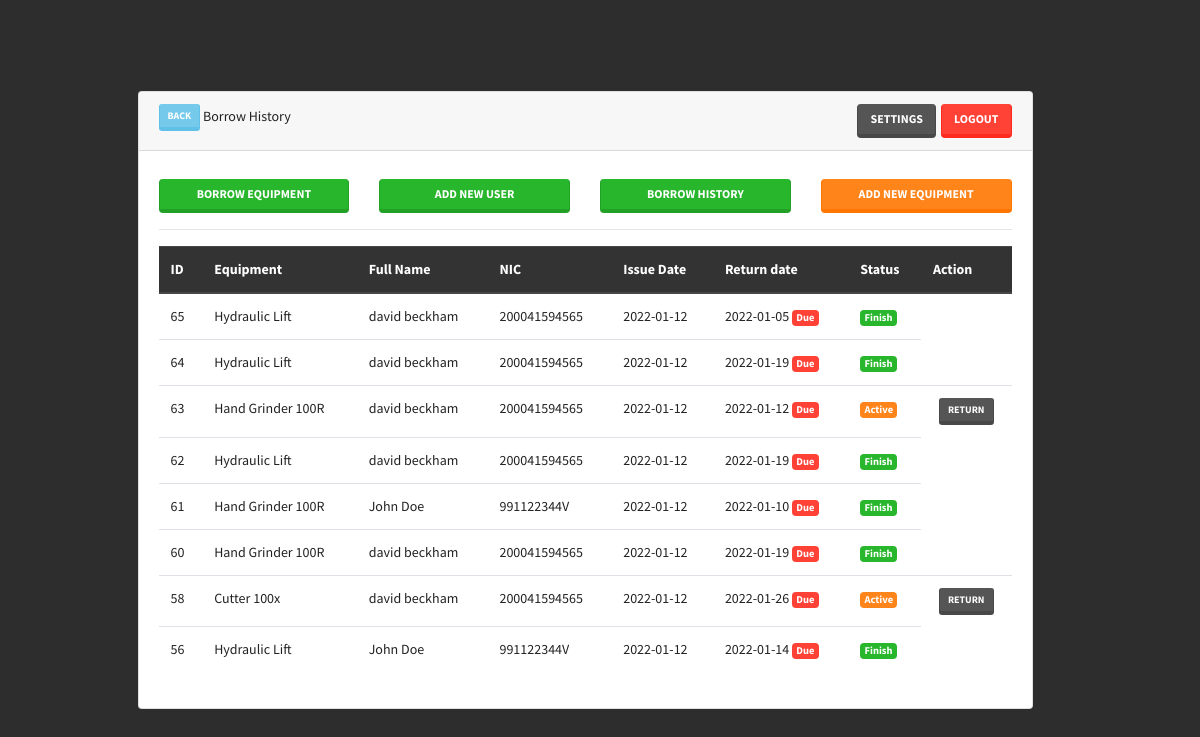
The app's page /borrow-history.php (signed in) with its own data.
### tables this page shows
CREATE TABLE `borrowequipment` (
  `id` int(11) NOT NULL,
  `equipmentid` varchar(255) DEFAULT NULL,
  `userid` varchar(255) DEFAULT NULL,
  `issuedate` varchar(255) DEFAULT NULL,
  `returndate` varchar(255) DEFAULT NULL,
  `status` varchar(255) DEFAULT 'pending'
);

CREATE TABLE `equipment` (
  `id` int(11) NOT NULL,
  `equipment` varchar(255) DEFAULT NULL,
  `manufacturer` varchar(255) DEFAULT NULL,
  `price` varchar(255) DEFAULT NULL,
  `category` varchar(255) DEFAULT NULL,
  `status` varchar(255) DEFAULT NULL
);

CREATE TABLE `user` (
  `userid` int(11) NOT NULL,
  `name` varchar(255) DEFAULT NULL,
  `mobile` varchar(255) DEFAULT NULL,
  `address` varchar(255) DEFAULT NULL,
  `nic` varchar(255) DEFAULT NULL
);

### borrow-history.php (the view, shortened to what this page needs)
<?php
require_once('database/connection.php');
$select_borrow_data = "SELECT * FROM `borrowequipment` ORDER BY id DESC";
$select_borrow_data_result = mysqli_query($con, $select_borrow_data);
?>
<!doctype html>
<html lang="en">
  <head>
    <link rel="stylesheet" href="css/bootstrap-color.min.css" >
    <link rel="stylesheet" href="css/main.css" >
  </head>
  <body>
    <div class="container d-flex h-100">
        <div class="row align-self-center w-100">
            <div class="col-10 mx-auto">
            <div class="card ">
                    <div class="card-header">
                        <a class="btn btn-info btn-sm" href="dashboard.php" role="button"> Back </a>
                        <span>Borrow History</span>
                        <a class="btn btn-danger" href="logout.php" role="button" style="float: right; margin-left:5px;">LOGOUT</a>
                        <a class="btn btn-dark" href="settings.php" role="button" style="float: right;">Settings</a>
                    </div>
                    <div class="card-body">
                      <div class="row text-center mt-2">
                          <div class="col-md-3 col-6"> <a class="btn btn-success btn-block" href="borrow-equipment.php" role="button">Borrow EQUIPMENT</a> </div>
                          <div class="col-md-3 col-6"> <a class="btn btn-success btn-block" href="add-user.php" role="button">Add new user</a> </div>
                          <div class="col-md-3 col-6"> <a class="btn btn-success btn-block" href="borrow-history.php" role="button">Borrow history</a> </div>
                          <div class="col-md-3 col-6"> <a class="btn btn-warning btn-block" href="add-equipment.php" role="button">Add new EQUIPMENT</a> </div>
                      </div>
                      <hr>
                      <div class="row">
                      <div class="col-12">
                            <table class="table" >
                                <thead class="thead-dark">
                                    <tr>
                                        <th scope="col">ID</th>
                                        <th scope="col">Equipment</th>
                                        <th scope="col">Full Name</th>
                                        <th scope="col">NIC</th>
                                        <th scope="col">Issue Date</th>
                                        <th scope="col">Return date</th>
                                        <th scope="col">Status </th>
                                        <th scope="col">Action</th>
                                    </tr>
                                </thead>
                                <tbody>
                                    <?php
                                        while($row_borrow_data = mysqli_fetch_assoc($select_borrow_data_result)){
                                            $equipmentid  = $row_borrow_data['equipmentid'];
                                            $select_all_equipment = "SELECT * FROM `equipment` WHERE id = '$equipmentid' ORDER BY id DESC LIMIT 1";
                                            $select_all_equipment_result = mysqli_query($con, $select_all_equipment);
                                            $row_equipments = mysqli_fetch_assoc($select_all_equipment_result);
                                            $equipment_title = $row_equipments['equipment'];
                                            $userid = $row_borrow_data['userid'];
                                            $select_all_users = "SELECT * FROM `user` WHERE userid = '$userid' ORDER BY userid DESC LIMIT 1";
                                            $select_all_user_result = mysqli_query($con, $select_all_users);
                                            $row_users = mysqli_fetch_assoc($select_all_user_result);
                                            $user_name = $row_users['name'];
                                            $user_nic = $row_users['nic'];
                                            ?>
                                            <tr>
                                                <td><?php echo $row_borrow_data['id']; ?></td>
                                                <td><?php echo $equipment_title; ?></td>
                                                <td><?php echo $user_name; ?></td>
                                                <td><?php echo $user_nic; ?></td>
                                                <td><?php echo $row_borrow_data['issuedate']; ?></td>
                                                <td><?php echo $row_borrow_data['returndate'];
                                                $today = date('Y-m-d');
                                                $returnday = $row_borrow_data['returndate'];
                                                $datetime1 = strtotime($today);
                                                $datetime2 = strtotime($returnday);
                                                $calculate_seconds = $datetime2 - $datetime1;
                                                $days = floor($calculate_seconds / (24 * 60 * 60 ));
                                                if($days < 0){
                                                    ?> <span class="badge badge-danger"> Due  </span> <?php
                                                }else{
                                                    ?> <span class="badge badge-success"> Ongoing  </span> <?php
                                                }
 ?></td>
                                                <td> <?php
                                                if($row_borrow_data['status'] == 'finish'){
                                                    ?> <span class="badge badge-success"> Finish  </span> <?php
                                                }else{
                                                    ?> <span class="badge badge-warning"> Active  </span> <?php
                                                }
                                                ?> </td>
                                                <?php
                                                 if($row_borrow_data['status'] != 'finish'){
                                                    ?> <td align="center"> <a class="btn btn-dark btn-sm" href="borrow-return.php?id=<?php echo $row_borrow_data['id']; ?>" role="button">Return</a> </td> <?php
                                                }
                                                ?>
                                            </tr>
                                            <?php
                                        }
                                    ?>
                                </tbody>
                            </table>
                            </div>
                      </div>
                    </div>
                </div>
            </div>
        </div>
    </div>
  </body>
</html>

### css/main.css (style rules this page uses)
body,html { height: 100%; background-color: #2d2d2d; }

### records on screen
borrowequipment: id "65", equipmentid.equipment "Hydraulic Lift", userid.name "david beckham", userid.nic "200041594565", issuedate "2022-01-12", returndate "2022-01-05", shows "Due", status "Finish"
borrowequipment: id "64", equipmentid.equipment "Hydraulic Lift", userid.name "david beckham", userid.nic "200041594565", issuedate "2022-01-12", returndate "2022-01-19", shows "Due", status "Finish"
borrowequipment: id "63", equipmentid.equipment "Hand Grinder 100R", userid.name "david beckham", userid.nic "200041594565", issuedate "2022-01-12", returndate "2022-01-12", shows "Due", status "Active"
borrowequipment: id "62", equipmentid.equipment "Hydraulic Lift", userid.name "david beckham", userid.nic "200041594565", issuedate "2022-01-12", returndate "2022-01-19", shows "Due", status "Finish"
borrowequipment: id "61", equipmentid.equipment "Hand Grinder 100R", userid.name "John Doe", userid.nic "991122344V", issuedate "2022-01-12", returndate "2022-01-10", shows "Due", status "Finish"
borrowequipment: id "60", equipmentid.equipment "Hand Grinder 100R", userid.name "david beckham", userid.nic "200041594565", issuedate "2022-01-12", returndate "2022-01-19", shows "Due", status "Finish"
borrowequipment: id "58", equipmentid.equipment "Cutter 100x", userid.name "david beckham", userid.nic "200041594565", issuedate "2022-01-12", returndate "2022-01-26", shows "Due", status "Active"
borrowequipment: id "56", equipmentid.equipment "Hydraulic Lift", userid.name "John Doe", userid.nic "991122344V", issuedate "2022-01-12", returndate "2022-01-14", shows "Due", status "Finish"
